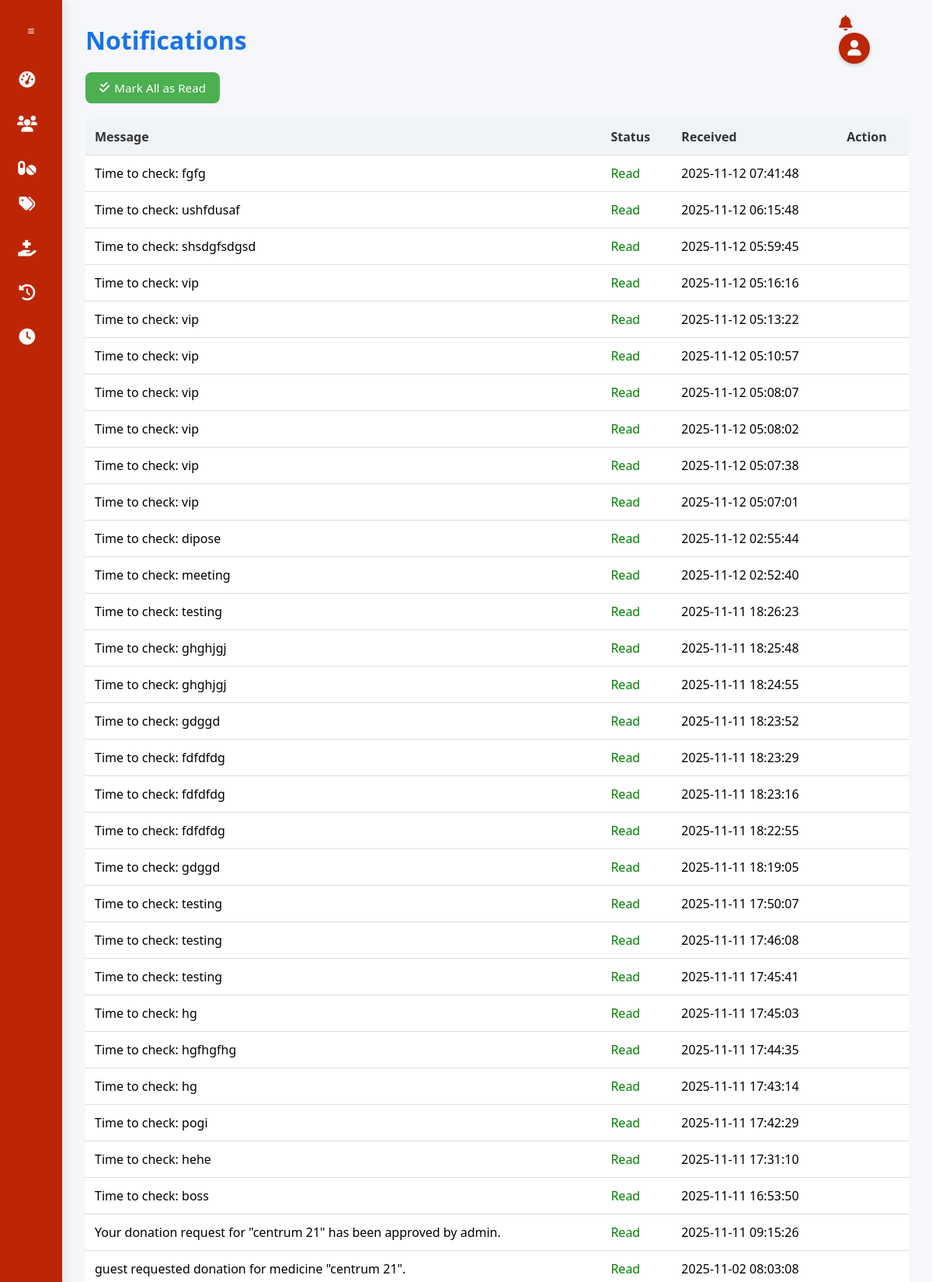
The app's page /admin_dashboard.php?page=notifications (signed in, upper part) with its own data.
### tables this page shows
CREATE TABLE `notifications` (
  `id` int(11) NOT NULL,
  `user_id` int(11) NOT NULL,
  `message` text NOT NULL,
  `is_read` tinyint(1) DEFAULT 0,
  `created_at` timestamp NOT NULL DEFAULT current_timestamp()
);

### admin_dashboard.php (the view, shortened to what this page needs)
<?php
include('db.php');
$page = $_GET['page'] ?? 'dashboard';
$notifications = null;
if ($page === 'notifications') {
    $notifications = $conn->query("
        SELECT n.*, u.username
        FROM notifications n
        LEFT JOIN users u ON n.user_id = u.id
        ORDER BY n.is_read ASC, n.created_at DESC
        LIMIT 50
    ");
}
?>
<!DOCTYPE html>
<html lang="en">
<head>
  <link href="https://cdnjs.cloudflare.com/ajax/libs/font-awesome/6.0.0/css/all.min.css  " rel="stylesheet">
</head>
<body>
<div class="profile-menu">
  <a href="admin_dashboard.php?page=notifications" class="notif-icon" title="Notifications">
    <i class="fas fa-bell"></i>
  </a>
  <div class="profile-icon" onclick="toggleProfileMenu()">
    <i class="fas fa-user"></i>
  </div>
</div>
<div class="sidebar" id="sidebar">
  <div class="sidebar-header">
    <button id="hamburger" class="hamburger-btn">
      <svg class="hamburger-svg" viewBox="0 0 24 24">
        <line class="line-1" x1="4" y1="6" x2="20" y2="6" />
        <line class="line-2" x1="4" y1="12" x2="20" y2="12" />
        <line class="line-3" x1="4" y1="18" x2="20" y2="18" />
      </svg>
    </button>
  </div>
  <button onclick="window.location.href='admin_dashboard.php?page=dashboard'"><i class="fas fa-tachometer-alt"></i><span>Dashboard</span></button>
  <button onclick="window.location.href='admin_dashboard.php?page=manage_users'"><i class="fas fa-users"></i><span>Manage Users</span></button>
  <button onclick="window.location.href='admin_dashboard.php?page=medicines'"><i class="fas fa-pills"></i><span>Medicines</span></button>
  <button onclick="window.location.href='admin_dashboard.php?page=categories'"><i class="fas fa-tags"></i><span>Categories</span></button>
  <button onclick="window.location.href='admin_dashboard.php?page=donations'"><i class="fas fa-hand-holding-medical"></i><span>Donation Requests</span></button>
  <button onclick="window.location.href='admin_dashboard.php?page=logs'"><i class="fas fa-history"></i><span>Logs</span></button>
  <button onclick="window.location.href='admin_dashboard.php?page=schedules'"><i class="fas fa-clock"></i><span>Check Schedules</span></button>
</div>
<div class="main-content">
<?php if ($page === 'notifications'): ?>
  <h1>Notifications</h1>
  <form method="POST" style="margin-bottom:15px;">
    <button type="submit" name="mark_all_read" class="btn" style="background:#4CAF50;">
      <i class="fas fa-check-double"></i> Mark All as Read
    </button>
  </form>
  <table>
    <tr><th>Message</th><th>Status</th><th>Received</th><th>Action</th></tr>
    <?php if ($notifications && $notifications->num_rows > 0): ?>
        <?php while($n = $notifications->fetch_assoc()): ?>
        <tr>
            <td><?= htmlspecialchars($n['message']) ?></td>
            <td>
              <?php if ($n['is_read']): ?>
                <span style="color:green;">Read</span>
              <?php else: ?>
                <span style="color:orange; font-weight:600;">Unread</span>
              <?php endif; ?>
            </td>
            <td><?= htmlspecialchars($n['created_at']) ?></td>
            <td>
            </td>
        </tr>
        <?php endwhile; ?>
    <?php else: ?>
        <tr><td colspan="4" style="text-align:center;">No notifications.</td></tr>
    <?php endif; ?>
  </table>
<?php else: ?>
  <h1>Not found</h1>
  <p>Unknown page.</p>
<?php endif; ?>
</div>
</body>
</html>

### admin_dashboard.php (style rules this page uses)
.profile-menu { position: fixed; top: 20px; right: 80px; z-index: 1000; }
.profile-icon { width: 40px; height: 40px; border-radius: 50%; background: #BC2605; color: white; display: flex; align-items: center; justify-content: center; cursor: pointer; font-size: 20px; box-shadow: 0 2px 5px rgba(0,0,0,0.2); transition: background 0.3s ease, color 0.3s ease; }
.notif-icon { position: relative; margin-right: 12px; font-size: 20px; color: #BC2605; text-decoration: none; display: inline-flex; align-items: center; }
* { margin:0; padding:0; box-sizing:border-box; font-family:'Segoe UI','Roboto',sans-serif; }
body { background:#f5f7fa; min-height:100vh; }
.sidebar { position: fixed; top: 0; left: 0; width: 80px; height: 100%; background: #BC2605;; color: #fff; padding-top: 20px; transition: all 0.4s cubic-bezier(0.4,0,0.2,1); overflow: hidden; box-shadow: 3px 0 15px rgba(0,0,0,0.1); z-index: 1000; }
.sidebar-header { display: flex; align-items: center; padding: 0 15px 20px 15px; }
.hamburger-btn { width: 40px; height: 40px; background-color: rgba(255, 255, 255, 0.15); border: none; border-radius: 8px; cursor: pointer; display: flex; align-items: center; justify-content: center; transition: background 0.3s ease; }
.hamburger-svg { width: 22px; height: 22px; position: relative; }
.sidebar button { display:flex; align-items:center; padding:12px 20px; width:100%; border:none; background:none; color:white; font-size:1rem; cursor:pointer; text-align:left; border-radius:0 20px 20px 0; }
.sidebar button i { min-width:30px; text-align:center; font-size:1.3rem; }
.main-content { margin-left:80px; padding:30px; transition:margin-left .4s cubic-bezier(0.4,0,0.2,1); }
h1 { color:#1a73e8; margin-bottom:20px; font-weight:600; }
table { width:100%; border-collapse:collapse; margin-top:20px; background:#fff; border-radius:8px; overflow:hidden; }
th,td { padding:12px; border-bottom:1px solid #ddd; text-align:left; }
th { background:#f0f4f8; color:#333; }
button, .btn { background: #0a4c9e; color: white; border: none; padding: 10px 18px; border-radius: 8px; cursor: pointer; font-size: 0.95rem; font-weight: 500; transition: all 0.3s ease; display: inline-flex; align-items: center; gap: 6px; text-decoration: none; }

### records on screen
notifications: message "Time to check: fgfg", is_read "Read", created_at "2025-11-12 07:41:48"
notifications: message "Time to check: ushfdusaf", is_read "Read", created_at "2025-11-12 06:15:48"
notifications: message "Time to check: shsdgfsdgsd", is_read "Read", created_at "2025-11-12 05:59:45"
notifications: message "Time to check: vip", is_read "Read", created_at "2025-11-12 05:16:16"
notifications: message "Time to check: vip", is_read "Read", created_at "2025-11-12 05:13:22"
notifications: message "Time to check: vip", is_read "Read", created_at "2025-11-12 05:10:57"
notifications: message "Time to check: vip", is_read "Read", created_at "2025-11-12 05:08:07"
notifications: message "Time to check: vip", is_read "Read", created_at "2025-11-12 05:08:02"
notifications: message "Time to check: vip", is_read "Read", created_at "2025-11-12 05:07:38"
notifications: message "Time to check: vip", is_read "Read", created_at "2025-11-12 05:07:01"
notifications: message "Time to check: dipose", is_read "Read", created_at "2025-11-12 02:55:44"
notifications: message "Time to check: meeting", is_read "Read", created_at "2025-11-12 02:52:40"
notifications: message "Time to check: testing", is_read "Read", created_at "2025-11-11 18:26:23"
notifications: message "Time to check: ghghjgj", is_read "Read", created_at "2025-11-11 18:25:48"
notifications: message "Time to check: ghghjgj", is_read "Read", created_at "2025-11-11 18:24:55"
notifications: message "Time to check: gdggd", is_read "Read", created_at "2025-11-11 18:23:52"
notifications: message "Time to check: fdfdfdg", is_read "Read", created_at "2025-11-11 18:23:29"
notifications: message "Time to check: fdfdfdg", is_read "Read", created_at "2025-11-11 18:23:16"
notifications: message "Time to check: fdfdfdg", is_read "Read", created_at "2025-11-11 18:22:55"
notifications: message "Time to check: gdggd", is_read "Read", created_at "2025-11-11 18:19:05"
notifications: message "Time to check: testing", is_read "Read", created_at "2025-11-11 17:50:07"
notifications: message "Time to check: testing", is_read "Read", created_at "2025-11-11 17:46:08"
notifications: message "Time to check: testing", is_read "Read", created_at "2025-11-11 17:45:41"
notifications: message "Time to check: hg", is_read "Read", created_at "2025-11-11 17:45:03"
notifications: message "Time to check: hgfhgfhg", is_read "Read", created_at "2025-11-11 17:44:35"
notifications: message "Time to check: hg", is_read "Read", created_at "2025-11-11 17:43:14"
notifications: message "Time to check: pogi", is_read "Read", created_at "2025-11-11 17:42:29"
notifications: message "Time to check: hehe", is_read "Read", created_at "2025-11-11 17:31:10"
notifications: message "Time to check: boss", is_read "Read", created_at "2025-11-11 16:53:50"
notifications: message "Your donation request for \"centrum 21\" has been approved by admin.", is_read "Read", created_at "2025-11-11 09:15:26"
notifications: message "guest requested donation for medicine \"centrum 21\".", is_read "Read", created_at "2025-11-02 08:03:08"
